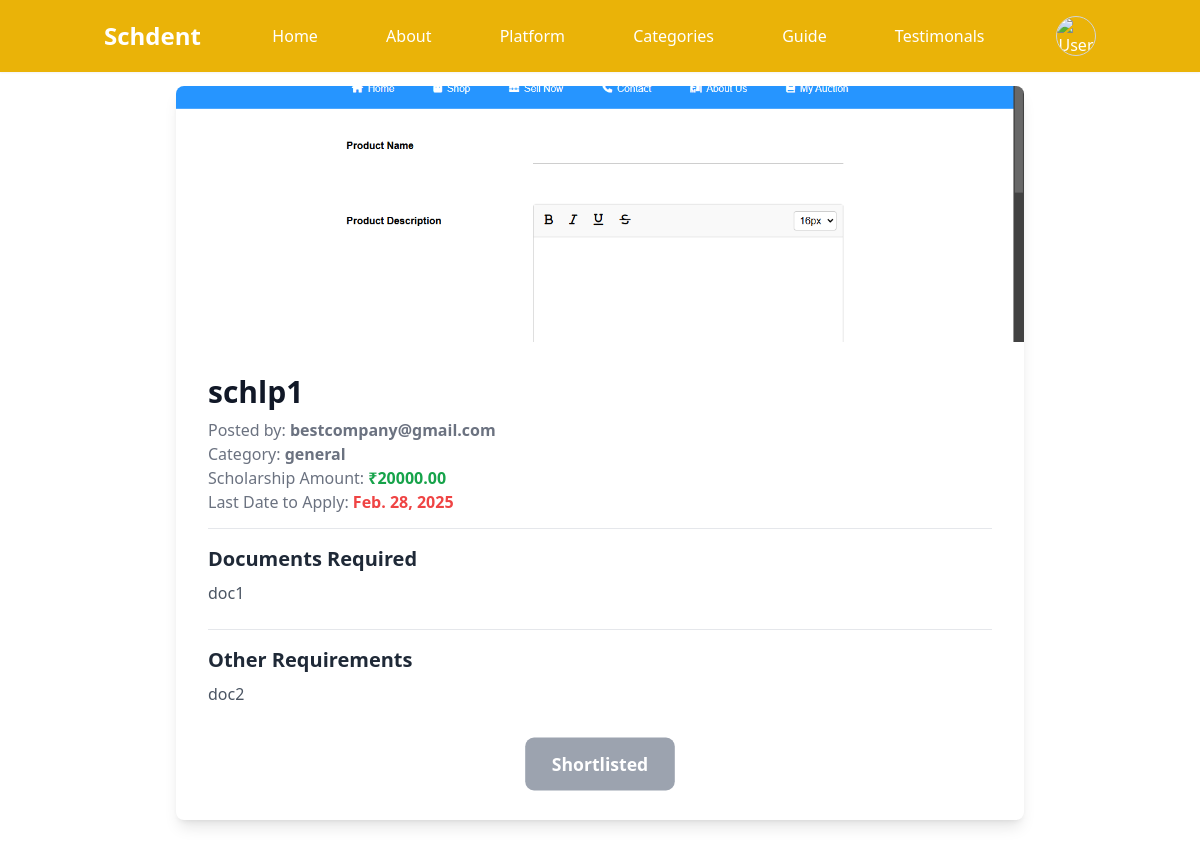
Before: /scholarship/1/ (signed in) with the older database file.
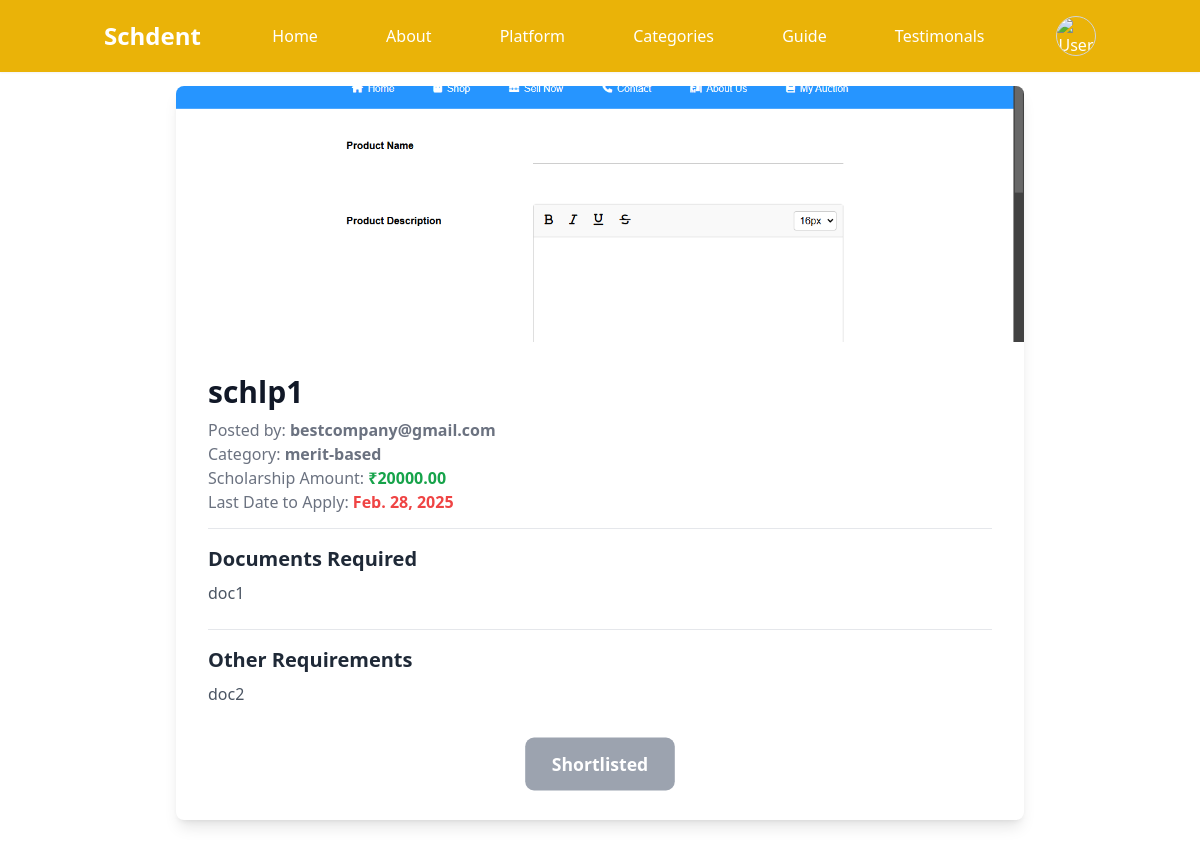
After: the same page with the newer database file.
### home/models.py (models this page shows, shortened)
class Scholarship(models.Model):
    title = models.CharField(max_length=255)
    posted_by = models.ForeignKey(CustomUser, on_delete=models.CASCADE)
    category = models.ForeignKey(Category, on_delete=models.CASCADE)
    amount = models.DecimalField(max_digits=10, decimal_places=2)
    last_date = models.DateField()
    documents_required = models.TextField()
    other_requirements = models.TextField(blank=True, null=True)
    poster = models.ImageField(upload_to='scholarship_posters/', blank=True, null=True)
    created_at = models.DateTimeField(auto_now_add=True)

class Category(models.Model):
    name = models.CharField(max_length=100, unique=True)
    def __str__(self):
        return self.name

class CustomUser(AbstractUser):
    phone_number = models.CharField(max_length=15)
    aadhar_number = models.CharField(max_length=12, blank=True, null=True)
    gst_number = models.CharField(max_length=12, blank=True, null=True)
    acc_type = models.CharField(max_length=2, blank=True, null=True)
    date_of_birth = models.DateField(null=True, blank=True)
    mother_name = models.CharField(max_length=255, null=True, blank=True)
    father_name = models.CharField(max_length=255, null=True, blank=True)
    marksheet_10th = models.FileField(upload_to='marksheets/10th/', null=True, blank=True)
    marksheet_12th = models.FileField(upload_to='marksheets/12th/', null=True, blank=True)
    college_marksheet = models.FileField(upload_to='marksheets/college/', null=True, blank=True)
    aadhar_upload = models.FileField(upload_to='aadhar/', null=True, blank=True)
    groups = models.ManyToManyField(
        "auth.Group", related_name="custom_user_groups", blank=True
    )
    user_permissions = models.ManyToManyField(
        "auth.Permission", related_name="custom_user_permissions", blank=True
    )
    def __str__(self):
        return self.username

### home/views.py (the view)
# urls.py: path('scholarship/<int:scholarship_id>/', scholarship_details, name='scholarship_details'),
def scholarship_details(request, scholarship_id):
    scholarship = get_object_or_404(Scholarship, id=scholarship_id)
    user_application = ScholarshipApplication.objects.filter(scholarship=scholarship, applicant=request.user).first()
    return render(request, 'scholarship-details.html', {'scholarship': scholarship, "user_application": user_application})

### templates/scholarship-details.html (shortened to what this page needs)
{% extends "base.html" %}
{% block body %}
{% include "components/navbar.html" %}
<div class="container mx-auto my-12 py-12 px-6 max-w-4xl">
    <div class="bg-white shadow-lg rounded-lg overflow-hidden opacity-0" id="scholarshipCard">
        {% if scholarship.poster %}
        <img src="{{ scholarship.poster.url }}" alt="Scholarship Poster" class="w-full h-64 object-cover">
        {% endif %}
        <div class="p-8">
            <h2 class="text-3xl font-bold text-gray-900">{{ scholarship.title }}</h2>
            <p class="text-gray-500 mt-2">Posted by: <span class="font-semibold">{{ scholarship.posted_by }}</span></p>
            <p class="text-gray-500">Category: <span class="font-semibold">{{ scholarship.category }}</span></p>
            <p class="text-gray-500">Scholarship Amount: <span class="font-semibold text-green-600">₹{{ scholarship.amount }}</span></p>
            <p class="text-gray-500">Last Date to Apply: <span class="font-semibold text-red-500">{{ scholarship.last_date }}</span></p>
            <div class="mt-6 border-t pt-4 opacity-0" id="documentsSection">
                <h3 class="text-xl font-semibold text-gray-800">Documents Required</h3>
                <p class="text-gray-600 mt-2">{{ scholarship.documents_required }}</p>
            </div>
            <div class="mt-6 border-t pt-4 opacity-0" id="requirementsSection">
                <h3 class="text-xl font-semibold text-gray-800">Other Requirements</h3>
                <p class="text-gray-600 mt-2">{{ scholarship.other_requirements }}</p>
            </div>
            <div class="mt-6 text-center opacity-0" id="applyButton">
                {% if scholarship.posted_by == user %}
                <a href="/scholarship/{{scholarship.id}}/applications" class="px-6 py-3 bg-blue-600 text-white rounded-lg font-bold hover:bg-blue-700 transition">
                    View Applications
                </a>
                {% else %}
                {% if user_application %}
                <button class="px-6 py-3 bg-gray-400 text-white rounded-lg font-bold cursor-not-allowed" disabled>
                    {{ user_application.get_status_display }}
                </button>
                {% else %}
                <button onclick="applyNowForm()"
                    class="px-6 py-3 bg-blue-600 text-white rounded-lg font-bold hover:bg-blue-700 transition">
                    Apply Now
                </button>
                {% endif %}
                {% endif %}
            </div>
        </div>
    </div>
</div>
{% endblock body %}

Changed rows visible on the page:
changed Scholarship "schlp1": category "general" → "merit-based"
